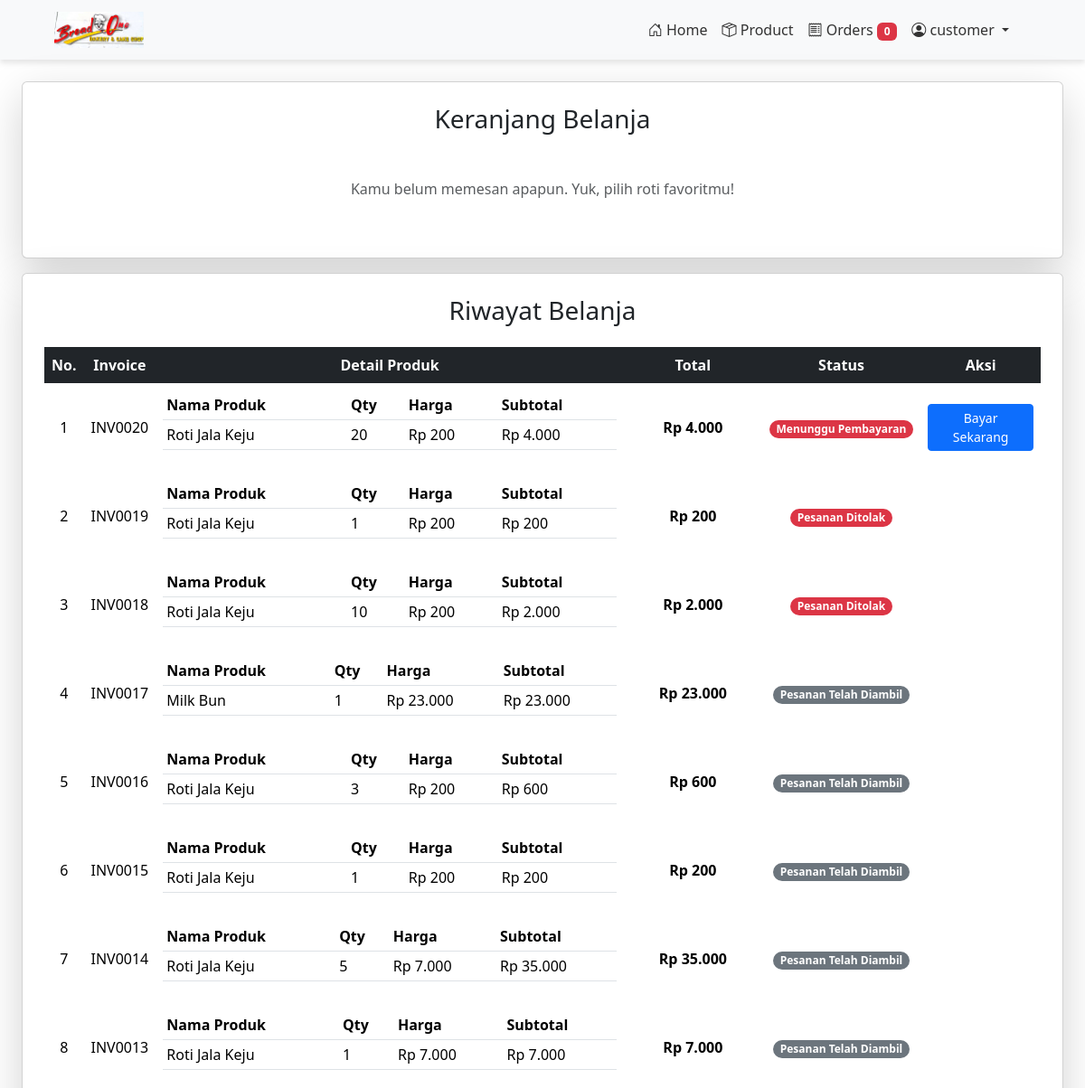
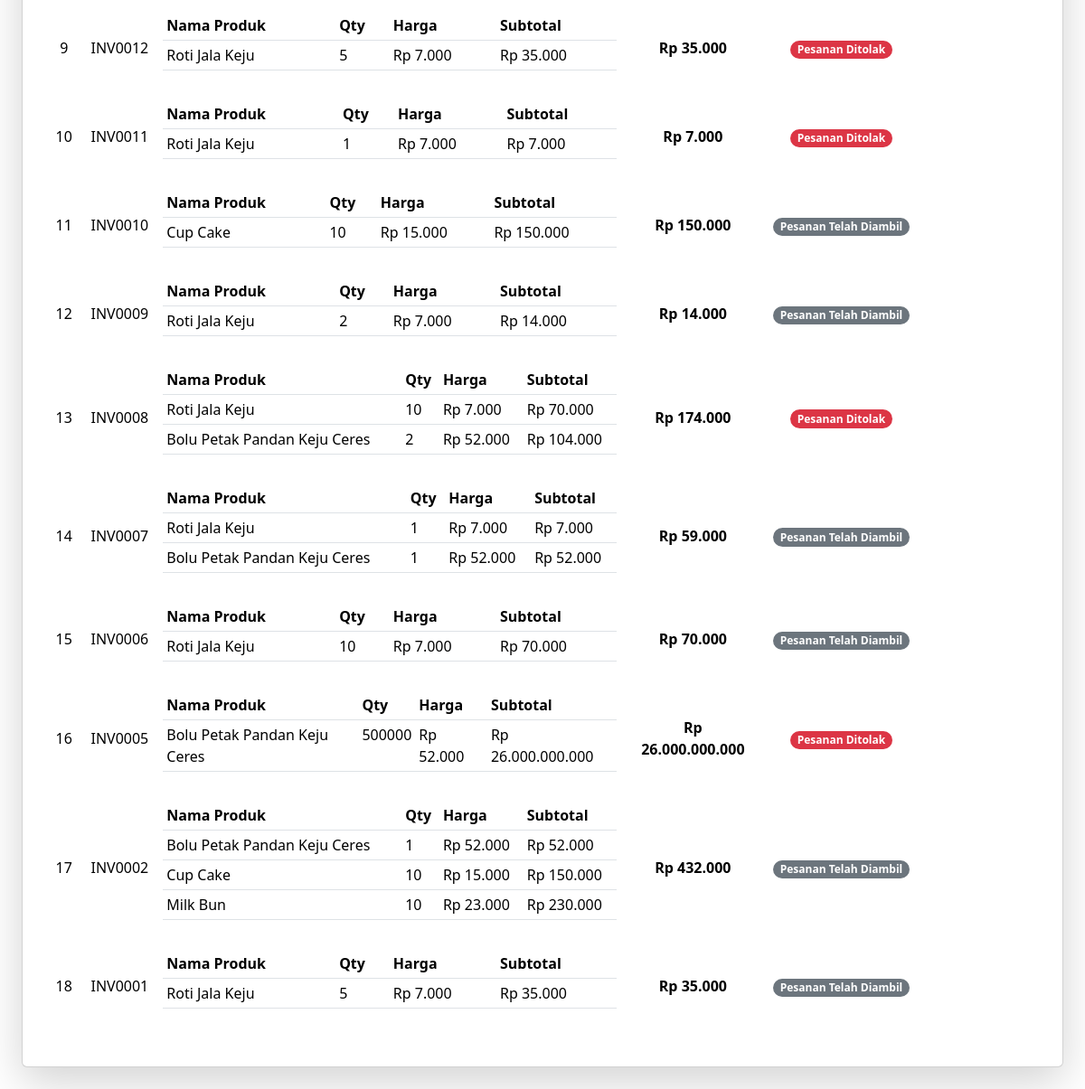
The app's page /cart.php (signed in) with its own data (2 pictures, top to bottom).
### cart.php (the view, shortened to what this page needs)
<?php
include 'Layout/header.php';
?>
<!DOCTYPE html>
<html lang="en">
    <head>
    </head>
<body>
    <div class="p-4">
        <div class="card shadow-lg p-4 mb-3">
            <h3 class="text-center mb-4">Keranjang Belanja</h3>
            <div class="table-responsive">
                <table class="table table-borderless align-middle text-center">
                    <?php
                    if (isset($_SESSION['name_customer'])) {
                        $id_customer = $_SESSION['id_customer'];
                        $cek = mysqli_query($conn, "SELECT * FROM `bo-cart` WHERE id_customer = '$id_customer'");
                        $jml = mysqli_num_rows($cek);
                        $cek2 = mysqli_query($conn, "SELECT * FROM `bo-order` WHERE id_customer = '$id_customer'");
                        $jml2 = mysqli_num_rows($cek2);
                        if ($jml > 0) {
                            ?>
                            <thead class="table-dark">
                                <tr>
                                    <th>No.</th>
                                    <th>Gambar</th>
                                    <th>Nama</th>
                                    <th>Harga</th>
                                    <th>Jumlah</th>
                                    <th>Sub Total</th>
                                    <th>Aksi</th>
                                </tr>
                            </thead>
                            <tbody>
                                <?php
                                $result = mysqli_query($conn, "SELECT c.id_cart, c.id_product, c.name_product, c.qty_cart, c.status, p.image_product, p.price_product, p.stock_product FROM `bo-cart` c JOIN `bo-product` p ON c.id_product = p.id_product WHERE id_customer = '$id_customer'");
                                $no = 1;
                                $hasil = 0;
                                while ($row = mysqli_fetch_assoc($result)) {
                                    ?>
                                    <form action="<?= $_SERVER['PHP_SELF']; ?>" method="POST">
                                        <input type="hidden" name="id_cart" value="<?= $row['id_cart']; ?>">
                                        <tr>
                                            <td><?= $no; ?></td>
                                            <td>
                                                <img src="Images/<?= htmlspecialchars($row['image_product']); ?>"
                                                    alt="Gambar Produk" class="img-fluid rounded" style="max-width: 70px;">
                                            </td>
                                            <td><?= htmlspecialchars($row['name_product']); ?></td>
                                            <td>Rp <?= number_format($row['price_product'], 0, ',', '.'); ?></td>
                                            <td>
                                            <input type="number"
                                                    name="qty_cart"
                                                    class="form-control text-center mx-auto qty-input"
                                                    value="<?= $row['qty_cart']; ?>"
                                                    min="1"
                                                    data-stock="<?= $row['stock_product']; ?>"
                                                    style="max-width: 80px;">
                                            </td>
                                            <td>Rp <?= number_format($row['qty_cart'] * $row['price_product'], 0, ',', '.'); ?></td>
                                            <td class="d-flex flex-column gap-1">
                                                <button type="submit" name="submit1"
                                                    class="btn btn-warning btn-sm">Perbarui</button>
                                                <a href="cart.php?del=1&id_cart=<?= $row['id_cart']; ?>"
                                                    class="btn btn-danger btn-sm"
                                                    onclick="return confirm('Yakin ingin dihapus?')">Hapus</a>
                                                <a href="product-detail.php?id=<?= $row["id_product"]; ?>"
                                                    class="btn btn-info btn-sm">Detail</a>
                                            </td>
                                        </tr>
                                    </form>
                                    <?php
                                    $sub = $row['qty_cart'] * $row['price_product'];
                                    $hasil += $sub;
                                    $no++;
                                }
                                ?>
                                <tr class="table-light">
                                    <td colspan="5" class="text-end"><b>Total Belanja</b></td>
                                    <td colspan="3" class="text-start"><b>Rp <?= number_format($hasil, 0, ',', '.'); ?></b></td>
                                </tr>
                                <tr>
                                    <td colspan="8" class="text-end">
                                        <a href="product.php" class="btn btn-primary">Lanjutkan Belanja</a>
                                        <a href="request-order.php?id_customer=<?= $id_customer; ?>"
                                            class="btn btn-success">Request Pesanan</a>
                                    </td>
                                </tr>
                            </tbody>
                            <?php
                        } else {
                            echo "<tr><td colspan='8' class='text-center text-muted p-4'>Kamu belum memesan apapun. Yuk, pilih roti favoritmu!</td></tr>";
                        }
                    ?>
                </table>
            </div>
        </div>
        <div class="card shadow-lg p-4">
            <h3 class="text-center mb-4">Riwayat Belanja</h3>
            <div class="table-responsive">
                <table class="table table-borderless align-middle text-center">
                    <?php
                    if ($jml2 > 0) {
                        $invoice_query = mysqli_query($conn, "SELECT DISTINCT invoice, status FROM `bo-order` WHERE id_customer = '$id_customer' ORDER BY invoice DESC");
                        $no_invoice = 1;
                        ?>
                        <thead class="table-dark">
                            <tr>
                                <th>No.</th>
                                <th>Invoice</th>
                                <th>Detail Produk</th>
                                <th>Total</th>
                                <th>Status</th>
                                <th>Aksi</th>
                            </tr>
                        </thead>
                        <tbody>
                            <?php
                            while ($inv = mysqli_fetch_assoc($invoice_query)) {
                                $invoice = $inv['invoice'];
                                $status = $inv['status'];
                                $produk_query = mysqli_query($conn, "SELECT p.name_product, pn.qty_cart, pn.price_cart FROM `bo-order` pn JOIN `bo-product` p ON pn.id_product = p.id_product WHERE pn.invoice = '$invoice'");
                                $total_harga = 0;
                                ?>
                                <table class="table table-sm text-start">
                                    <thead>
                                        <tr>
                                            <th>Nama Produk</th>
                                            <th>Qty</th>
                                            <th>Harga</th>
                                            <th>Subtotal</th>
                                        </tr>
                                    </thead>
                                    <tbody>
                                        <?php while ($prod = mysqli_fetch_assoc($produk_query)) :
                                            $subtotal = $prod['qty_cart'] * $prod['price_cart'];
                                            $total_harga += $subtotal;
                                            ?>
                                            <tr>
                                                <td><?= htmlspecialchars($prod['name_product']); ?></td>
                                                <td><?= $prod['qty_cart']; ?></td>
                                                <td>Rp <?= number_format($prod['price_cart'], 0, ',', '.'); ?></td>
                                                <td>Rp <?= number_format($subtotal, 0, ',', '.'); ?></td>
                                            </tr>
                                        <?php endwhile; ?>
                                    </tbody>
                                </table>
                                <?php
                                $produk_html = ob_get_clean();
                                ?>
                                <tr>
                                    <td><?= $no_invoice++; ?></td>
                                    <td><?= $invoice; ?></td>
                                    <td><?= $produk_html; ?></td>
                                    <td><b>Rp <?= number_format($total_harga, 0, ',', '.'); ?></b></td>
                                    <td>
                                        <?php if ($status == 'Menunggu Konfirmasi Pesanan') : ?>
                                            <span class="badge rounded-pill text-bg-warning"><?= $status?></span>
                                        <?php elseif ($status == 'Menunggu Pembayaran') : ?>
                                            <span class="badge rounded-pill text-bg-danger"><?= $status?></span>
                                        <?php elseif ($status == 'Pesanan Sedang Diproses') : ?>
                                            <span class="badge rounded-pill text-bg-primary"><?= $status?></span>
                                        <?php elseif ($status == 'Pesanan Selesai') : ?>
                                            <span class="badge rounded-pill text-bg-success"><?= $status?></span>
                                        <?php elseif ($status == 'Pesanan Telah Diambil') : ?>
                                            <span class="badge rounded-pill text-bg-secondary"><?= $status?></span>
                                        <?php elseif ($status == 'Pesanan Ditolak') : ?>
                                            <span class="badge rounded-pill text-bg-danger"><?= $status?></span>
                                        <?php endif; ?>
                                    </td>
                                    <td>
                                        <?php if ($status === 'Menunggu Pembayaran') : ?>
                                            <a href="snap.php?inv=<?= $invoice; ?>" class="btn btn-sm btn-primary">Bayar Sekarang</a>
                                        <?php endif; ?>
                                    </td>
                                </tr>
                            <?php } ?>
                        </tbody>
                        <?php
                    } else {
                        echo "<tr><td colspan='6' class='text-center text-muted p-4'>Kamu belum pernah mesan di bread one nih, cobain deh pasti enak!</td></tr>";
                    }
                } else {
                    echo "<tr><td colspan='8' class='text-center text-muted p-4'>Kamu Belum Login Nih, <a href='login.php'>Yuk Login.</a></td></tr>";
                }
                    ?>
                </table>
            </div>
        </div>
    </div>
</body>
</html>

### records on screen
bo-order: id_product.name_product "Roti Jala Keju", qty_cart "20", price_cart "200", subtotal "4.000"
bo-order: id_product.name_product "Roti Jala Keju", qty_cart "1", price_cart "200"
bo-order: id_product.name_product "Roti Jala Keju", qty_cart "10", price_cart "200", subtotal "2.000"
bo-order: id_product.name_product "Milk Bun", qty_cart "1", price_cart "23.000", subtotal "23.000"
bo-order: id_product.name_product "Roti Jala Keju", qty_cart "3", price_cart "200", subtotal "600"
bo-order: id_product.name_product "Roti Jala Keju", qty_cart "1", price_cart "200"
bo-order: id_product.name_product "Roti Jala Keju", qty_cart "5", price_cart "7.000", subtotal "35.000"
bo-order: id_product.name_product "Roti Jala Keju", qty_cart "1", price_cart "7.000", subtotal "7.000"
bo-order: id_product.name_product "Roti Jala Keju", qty_cart "5", price_cart "7.000", subtotal "35.000"
bo-order: id_product.name_product "Roti Jala Keju", qty_cart "1", price_cart "7.000", subtotal "7.000"
bo-order: id_product.name_product "Cup Cake", qty_cart "10", price_cart "15.000", subtotal "150.000"
bo-order: id_product.name_product "Roti Jala Keju", qty_cart "2", price_cart "7.000", subtotal "14.000"
bo-order: id_product.name_product "Roti Jala Keju", qty_cart "10", price_cart "7.000", subtotal "70.000"
bo-order: id_product.name_product "Bolu Petak Pandan Keju Ceres", qty_cart "2", price_cart "52.000", subtotal "104.000"
bo-order: id_product.name_product "Roti Jala Keju", qty_cart "1", price_cart "7.000", subtotal "7.000"
bo-order: id_product.name_product "Bolu Petak Pandan Keju Ceres", qty_cart "1", price_cart "52.000", subtotal "52.000"
bo-order: id_product.name_product "Roti Jala Keju", qty_cart "10", price_cart "7.000", subtotal "70.000"
bo-order: id_product.name_product "Bolu Petak Pandan Keju Ceres", qty_cart "500000", price_cart "52.000", subtotal "26.000.000.000"
bo-order: id_product.name_product "Bolu Petak Pandan Keju Ceres", qty_cart "1", price_cart "52.000", subtotal "52.000"
bo-order: id_product.name_product "Cup Cake", qty_cart "10", price_cart "15.000", subtotal "150.000"
bo-order: id_product.name_product "Milk Bun", qty_cart "10", price_cart "23.000", subtotal "230.000"
bo-order: id_product.name_product "Roti Jala Keju", qty_cart "5", price_cart "7.000", subtotal "35.000"

### other values on screen
$result "0"
$_SESSION['name_customer'] "customer"
$invoice "INV0020"
$total_harga "4.000"
$status "Menunggu Pembayaran"
$invoice "INV0019"
$total_harga "200"
$status "Pesanan Ditolak"
$invoice "INV0018"
$total_harga "2.000"
$invoice "INV0017"
$total_harga "23.000"
$status "Pesanan Telah Diambil"
$invoice "INV0016"
$total_harga "600"
